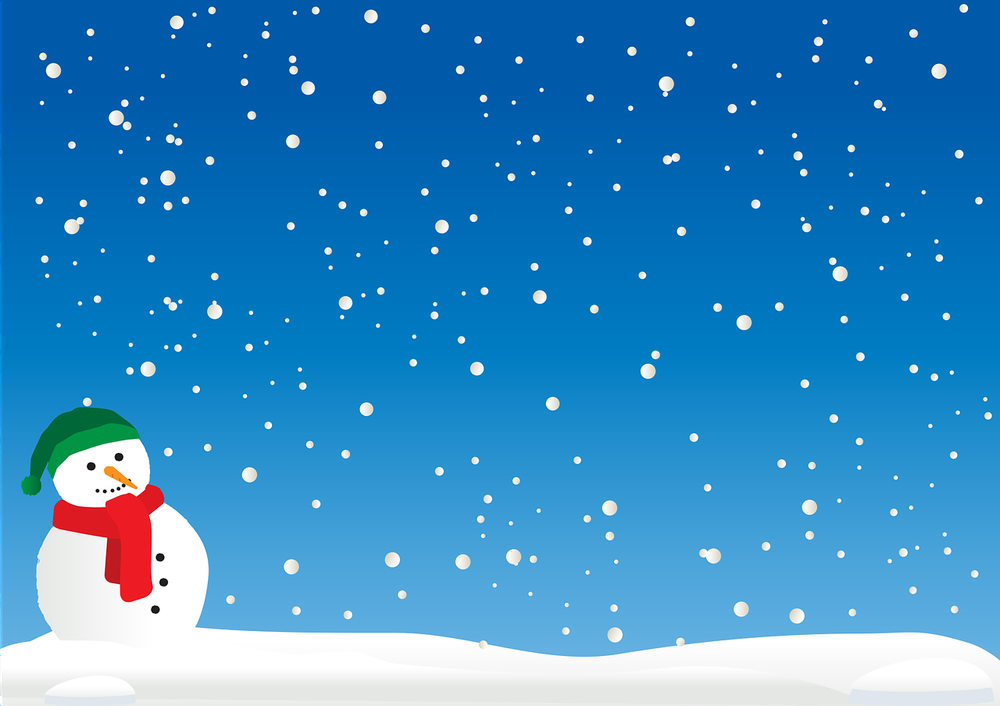
#> input picture snowman.png, 1000 x 706 px, shrunk from 1280 x 904 before the run
$ jupyter execute '17. 이미지 검출 (경계선).ipynb'
#> lines starting #> are read from the running program, lines starting #| are printed output that depends on the picture
# 17. 이미지 검출 (경계선)

## Canny Edge Detection

[cell 1]
import cv2
img = cv2.imread('snowman.png')
#> img is the input picture: shape (706, 1000, 3); mean B, G, R 196.6, 138.9, 54.3

canny = cv2.Canny(img, 150, 200)
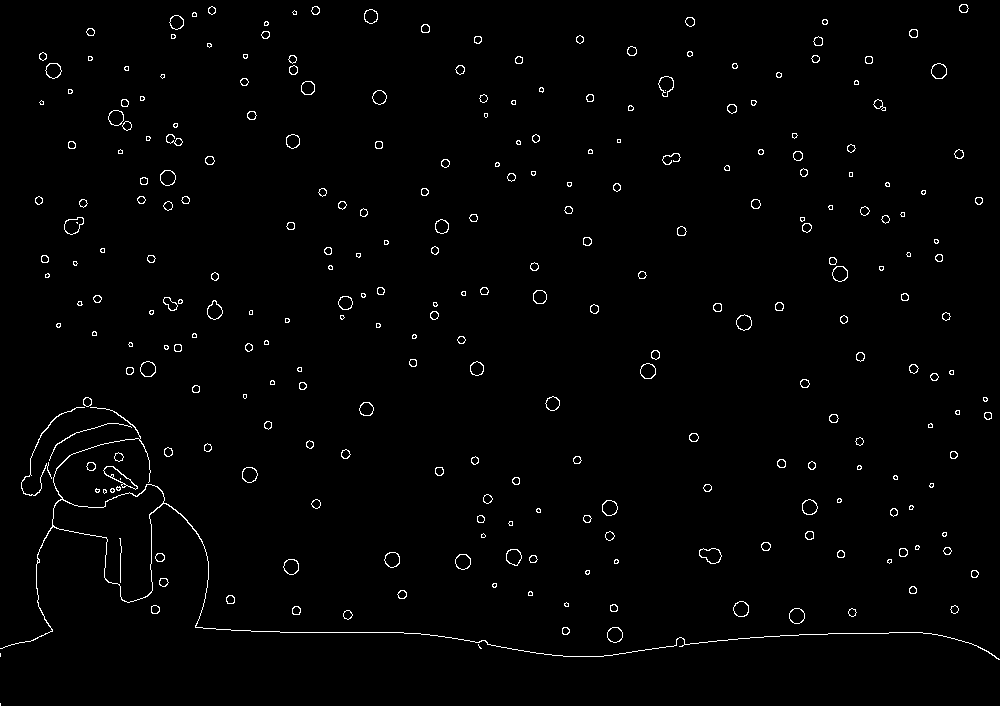
#> canny: shape (706, 1000); 1.4% white in thin lines or dots
# 대상 이미지, minVal (하위 임계값), maxVal (상위 임계값)

cv2.imshow('img', img)
cv2.imshow('canny', canny)
cv2.waitKey(0)
cv2.destroyAllWindows()

[cell 2]
import cv2

def empty(pos):
    pass

img = cv2.imread('snowman.png')

name = "Trackbar"
cv2.namedWindow(name)
cv2.createTrackbar('threshold1', name, 0, 255, empty) # minVal
cv2.createTrackbar('threshold2', name, 0, 255, empty) # maxVal

while True:
    threshold1 = cv2.getTrackbarPos('threshold1', name)
    threshold2 = cv2.getTrackbarPos('threshold2', name)

    canny = cv2.Canny(img, 150, 200)
    # 대상 이미지, minVal (하위 임계값), maxVal (상위 임계값)

    cv2.imshow('img', img)
    cv2.imshow('canny', canny)

    if cv2.waitKey(1) == ord('q'):
#> (key q is pressed here)
